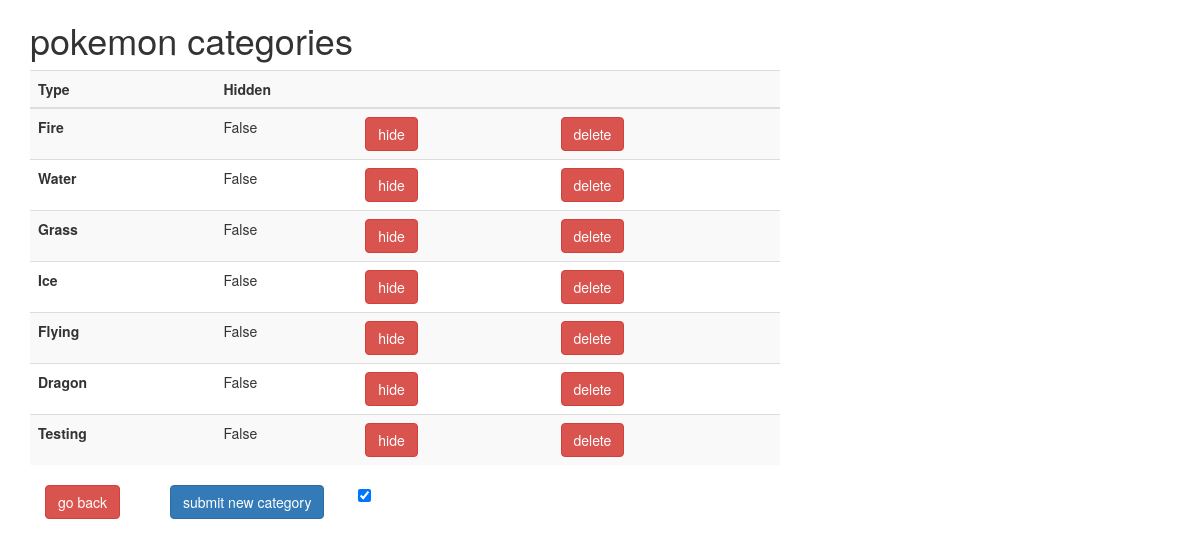
Screenshot of /menu/type with the database file from the repository.
### menu/models.py (models this page shows, shortened)
class Category(models.Model):
    category_type = models.CharField(max_length=50)
    delete_me_bool = models.BooleanField(default=False)

### menu/views.py (the view)
# urls.py: path('type', views.PokemonType.as_view(), name='PokemonType'),
class PokemonType(ListView):
    model = Category
    template_name = "menu/pokemon_type.html"

### menu/templates/menu/pokemon_type.html (shortened to what this page needs)
{% load static %}
<!DOCTYPE html>
<html lang="en">
<head>
    <link href="https://gitcdn.github.io/bootstrap-toggle/2.2.2/css/bootstrap-toggle.min.css" rel="stylesheet">
    <link rel="stylesheet" href="https://stackpath.bootstrapcdn.com/bootstrap/3.4.0/css/bootstrap.min.css"
>
    <link rel="stylesheet"
          href="https://cdnjs.cloudflare.com/ajax/libs/limonte-sweetalert2/7.33.1/sweetalert2.min.css"/>
    <link rel="stylesheet" href="https://cdnjs.cloudflare.com/ajax/libs/font-awesome/4.7.0/css/font-awesome.min.css">
</head>
<body>
<div class="container">
    <div class="row">
        <div class="col-xs-8">
            <h1>pokemon categories</h1>
            <table class="table table-striped js-table">
                <thread>
                    <tr>
                        <th scope="col">Type</th>
                        <th scope="col" colspan="3">Hidden</th>
                    </tr>
                </thread>
                <tbody class="body">
                {% for j in object_list %}
                    <tr class="js-data-row {% if j.delete_me_bool %}hidden{% endif %}"
                        data-is-hidden="{{ j.delete_me_bool }}">
                        <th scope="row">{{ j.category_type|capfirst }}</th>
                        <td>{{ j.delete_me_bool }} </td>
                        {% if j.delete_me_bool %}
                            <td>
                                <button type="button" class="btn btn-success js-type-hide-show" data-id="{{ j.id }}"
                                        data-hide="{{ j.delete_me_bool }}">show
                                </button>
                            </td>
                        {% else %}
                            <td>
                                <button type="button" class="btn btn-danger js-type-hide-show" data-id="{{ j.id }}"
                                        data-hide="{{ j.delete_me_bool }}">hide
                                </button>
                            </td>
                        {% endif %}
                        <td>
                            <button type="button" class="btn btn-danger js-delete" data-id="{{ j.id }}">delete
                            </button>
                        </td>
                    </tr>
                {% endfor %}
                </tbody>
            </table>
            <div class="col-xs-2">
                <a href="{% url "menu:pokemon_form" %}" class="btn btn-danger pull-left" role="button">go
                    back</a>
            </div>
            <div class="col-xs-3">
                <a href="{% url "menu:PokemonFormType" %}" class="btn btn-primary">submit new category</a>
            </div>
            <div class="col-xs-3">
                <input class="js-show-toggle" type="checkbox" checked data-toggle="toggle"
                       data-off="<i class='fa fa-eye-slash'></i> hide"
                       data-on="<i class='fa fa-eye'></i> show"
                       data-onstyle="warning" data-offstyle="info">
            </div>
        </div>
    </div>
</div>
</body>
</html>

### menu/templates/menu/pokemon_type.html (style rules this page uses)
.table-striped > tbody > tr:nth-of-type(odd) { background-color: #efefef; }

### rows the page displays
Category: category_type "Fire", delete_me_bool "False"
Category: category_type "Water", delete_me_bool "False"
Category: category_type "Grass", delete_me_bool "False"
Category: category_type "Ice", delete_me_bool "False"
Category: category_type "Flying", delete_me_bool "False"
Category: category_type "Dragon", delete_me_bool "False"
Category: category_type "Testing", delete_me_bool "False"
